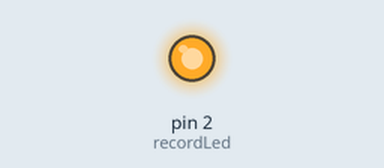
Simulated run of this sketch. Board: Arduino Uno, built for the host (arithmetic inside an expression is 32-bit, double 64-bit). On the bench: output pins drawn as LEDs (lit = HIGH). Storage starts empty; what the sketch prints to the serial monitor is not drawn.

Above: at 5.0 s.
At 10.15 s:
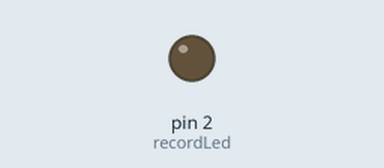
Timing chart, 0 to 13.2 s (numbered marks = the images above):
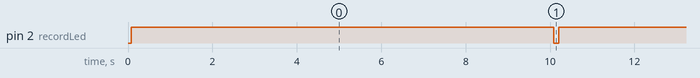

Measured:
- by itself, pin 2 (recordLed): alternates HIGH for 10.0 s and LOW for 0.12 s

The sketch:

Sound_Recorder_Mayfly.ino
```cpp
/*
    1. On Uno or non-mega boards uncomment the line #define buffSize 128
    2. Also uncomment #define ENABLE_RECORDING and #define BLOCK_COUNT 10000UL
*/

// The code has been modified by Soheyl
// Connect the microphone to pin A0 of Mayfly, then power the Mayfly on.
// The code will record the voice in .wav format into the SD card.
// The SD card must be about 8 gig to 16 gig.
// Each recording is 10 seconds. You can change this time.

#include <TMRpcm.h>
#include <SD.h>
#include <SPI.h>
TMRpcm audio;


int file_number = 0;
char filePrefixname[50] = "rec";
char exten[10] = ".wav";
const int recordLed = 2;
const int mic_pin = A0;
const int sample_rate = 16000;
#define SD_CSPin 12
// delay function for with serial log.
void wait_min(int seconds) {
  int count = 0;
  int secs = seconds ;
  while (1) {
    Serial.print('.');
    delay(1000);
    count++;
    if (count == secs) {
      count = 0;
      break;
    }
  }
  Serial.println();
  return ;
}

void setup() {
  Serial.begin(9600);
  //Sets up the pins
  pinMode(mic_pin, INPUT);
  pinMode(recordLed, OUTPUT);
  Serial.println("loading... SD card");
  if (!SD.begin(SD_CSPin)) {
    Serial.println("An Error has occurred while mounting SD");
  }
  while (!SD.begin(SD_CSPin))
  {
    Serial.print(".");
    delay(500);
  }
  audio.CSPin = SD_CSPin;
}
void loop() {
  Serial.println("===================================================================");
  char fileSlNum[20] = "";
  itoa(file_number, fileSlNum, 10);
  char file_name[50] = "";
  strcat(file_name, filePrefixname);
  strcat(file_name, fileSlNum);
  strcat(file_name, exten);
  Serial.print("New File Name: ");
  Serial.println(file_name);
  digitalWrite(recordLed, HIGH);
  audio.startRecording(file_name, sample_rate, mic_pin);
  Serial.println("startRecording ");
  wait_min(10); // Record for 10 seconds
  digitalWrite(recordLed, LOW);
  audio.stopRecording(file_name);
  Serial.println("stopRecording");
  file_number++;
  Serial.println("===================================================================");
}
```
